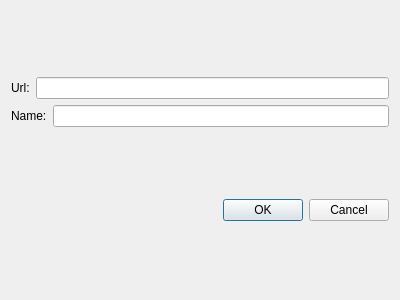
<?xml version="1.0" encoding="UTF-8"?>
<ui version="4.0">
 <class>ClusterConfigDialog</class>
 <widget class="QDialog" name="ClusterConfigDialog">
  <property name="geometry">
   <rect>
    <x>0</x>
    <y>0</y>
    <width>400</width>
    <height>300</height>
   </rect>
  </property>
  <property name="windowTitle">
   <string>Dialog</string>
  </property>
  <layout class="QVBoxLayout" name="verticalLayout_2">
   <item>
    <layout class="QVBoxLayout" name="configLayout">
     <item>
      <layout class="QHBoxLayout" name="urllayout">
       <item>
        <widget class="QLabel" name="lblUrl">
         <property name="text">
          <string>Url:</string>
         </property>
        </widget>
       </item>
       <item>
        <widget class="QLineEdit" name="leUrl"/>
       </item>
      </layout>
     </item>
     <item>
      <layout class="QHBoxLayout" name="nameLayout">
       <item>
        <widget class="QLabel" name="lblName">
         <property name="text">
          <string>Name:</string>
         </property>
        </widget>
       </item>
       <item>
        <widget class="QLineEdit" name="lEName"/>
       </item>
      </layout>
     </item>
    </layout>
   </item>
   <item>
    <widget class="QDialogButtonBox" name="buttonBox">
     <property name="orientation">
      <enum>Qt::Horizontal</enum>
     </property>
     <property name="standardButtons">
      <set>QDialogButtonBox::Cancel|QDialogButtonBox::Ok</set>
     </property>
    </widget>
   </item>
  </layout>
 </widget>
 <resources/>
 <connections>
  <connection>
   <sender>buttonBox</sender>
   <signal>accepted()</signal>
   <receiver>ClusterConfigDialog</receiver>
   <slot>accept()</slot>
   <hints>
    <hint type="sourcelabel">
     <x>248</x>
     <y>254</y>
    </hint>
    <hint type="destinationlabel">
     <x>157</x>
     <y>274</y>
    </hint>
   </hints>
  </connection>
  <connection>
   <sender>buttonBox</sender>
   <signal>rejected()</signal>
   <receiver>ClusterConfigDialog</receiver>
   <slot>reject()</slot>
   <hints>
    <hint type="sourcelabel">
     <x>316</x>
     <y>260</y>
    </hint>
    <hint type="destinationlabel">
     <x>286</x>
     <y>274</y>
    </hint>
   </hints>
  </connection>
 </connections>
</ui>
